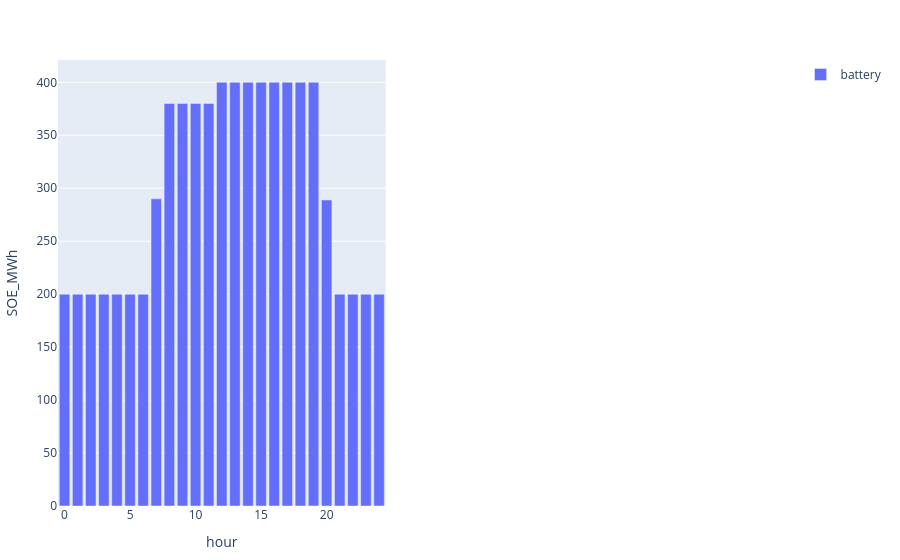

The notebook cell this image was saved under:
### Code cell
r_id_ = 102
to_plot = s_ed.storage[(s_ed.storage.configuration .== config_) .&  (s_ed.storage.day .== day_) .&  (s_ed.storage.iteration .== iteration_).&  (s_ed.storage.r_id .== r_id_),:]
p2 = plot(to_plot, x = :hour , y = :SOE_MWh, color = :resource, kind = "bar", Layout(barmode="stack")) 
[p2 plot()]

### Figure 1 — Plotly figure (JSON) as saved in the notebook; plotly's stock layout.template omitted (floating-point values rounded to 4 significant figures)
{"data": [{"legendgroup": "battery", "marker": {"color": "#636efa"}, "name": "battery", "showlegend": true, "type": "bar", "x": [1, 2, 3, 4, 5, 6, 7, 8, 9, 10, 11, 12, 13, 14, 15, 16, 17, 18, 19, 20, 21, 22, 23, 24, 0], "xaxis": "x1", "y": [200, 200, 200, 200, 200, 200, 290, 380, 380, 380, 380, 400, 400, 400, 400, 400, 400, 400, 400, 288.9, 200, 200, 200, 200, 200], "yaxis": "y1"}], "layout": {"margin": {"b": 50, "l": 50, "r": 50, "t": 60}, "xaxis1": {"anchor": "y1", "domain": [0, 0.45], "title": {"text": "hour"}}, "xaxis2": {"anchor": "y2", "domain": [0.55, 1]}, "yaxis1": {"anchor": "x1", "domain": [0, 1], "title": {"text": "SOE_MWh"}}, "yaxis2": {"anchor": "x2", "domain": [0, 1]}}}
